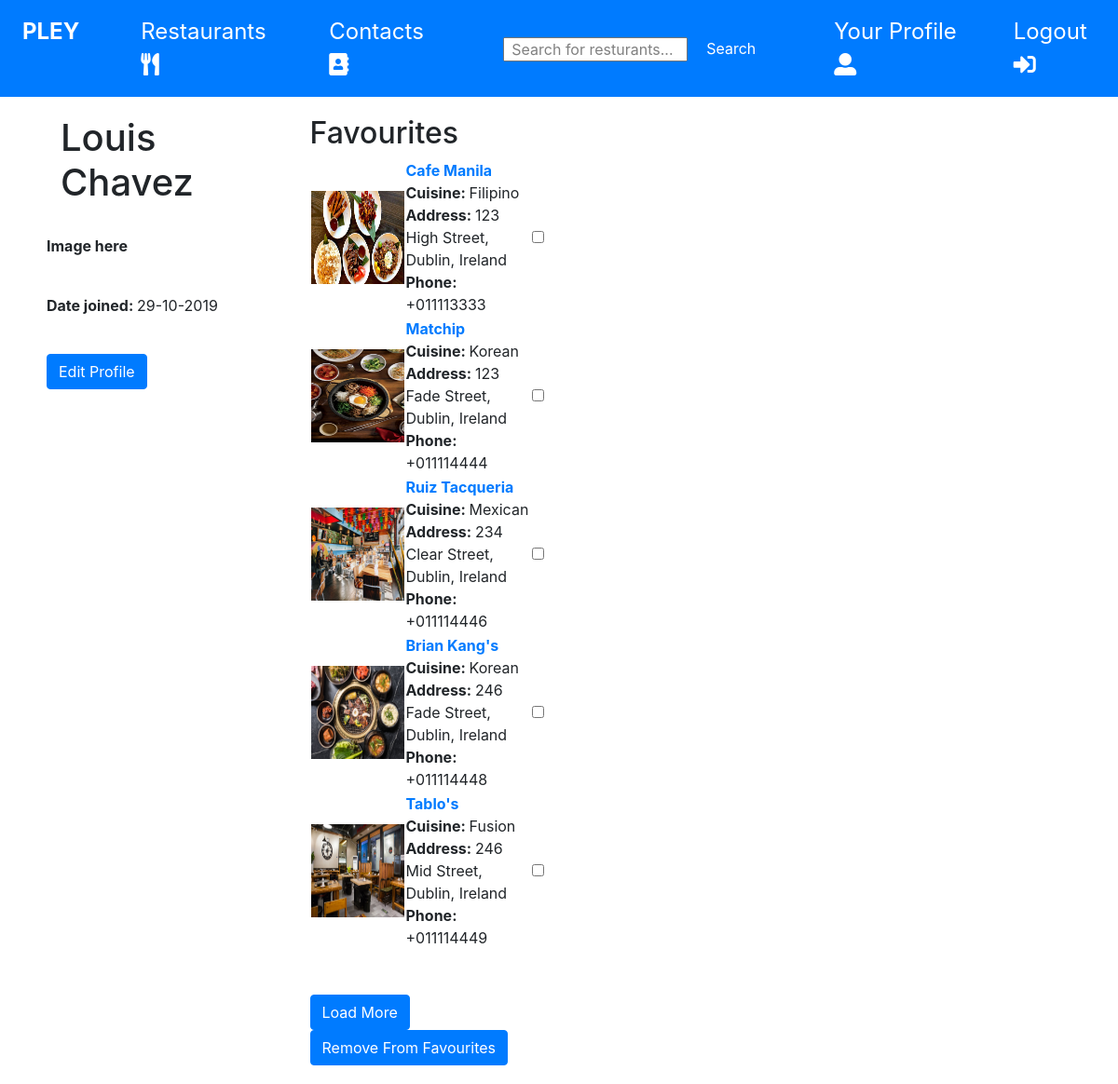
/my_favourites.php (signed in), run on the app's committed database.
### tables this page shows
CREATE TABLE `users` (
  `username` varchar(13) NOT NULL,
  `password` varchar(13) NOT NULL,
  `name` varchar(25) NOT NULL,
  `date_joined` date NOT NULL,
  `city` varchar(30) NOT NULL,
  `country` varchar(30) NOT NULL,
  `email` varchar(30) NOT NULL,
  `security_q` varchar(140) NOT NULL,
  `security_ans` varchar(140) NOT NULL,
  `user_pic` varchar(30) DEFAULT NULL
);

CREATE TABLE `favourites` (
  `restaurant_id` varchar(6) NOT NULL,
  `username` varchar(13) NOT NULL
);

CREATE TABLE `restaurant` (
  `restaurant_id` varchar(6) NOT NULL,
  `res_name` varchar(25) NOT NULL,
  `phone` varchar(13) NOT NULL,
  `address` varchar(60) NOT NULL,
  `city` varchar(25) NOT NULL,
  `country` varchar(25) NOT NULL,
  `cuisine` varchar(20) NOT NULL,
  `reservation` char(1) NOT NULL DEFAULT 'N',
  `website` varchar(30) DEFAULT NULL,
  `res_image` varchar(30) NOT NULL
);

### my_favourites.php (the view, shortened to what this page needs)
<!DOCTYPE html>
<html lang="en">
	<link rel="stylesheet" href="https://maxcdn.bootstrapcdn.com/bootstrap/4.3.1/css/bootstrap.min.css">
	<link rel="stylesheet" href="https://use.fontawesome.com/releases/v5.7.0/css/all.css">
    <link rel="stylesheet" href="restaurant.css">
</head>
<body>
<nav class="navbar navbar-expand-sm bg-primary navbar-dark">
    <ul class="navbar-nav mr-auto">
        <li class="nav-item title active">
            <a class="nav-link" href="home.php">PLEY</a>
        </li>
        <li class="nav-item tab">
            <a class="nav-link nav-tab-color" href="cat_restaurants.php">Restaurants
			<i class="fas fa-utensils nav-color"></i>
			</a>
        </li>
        <li class="nav-item tab">
            <a class="nav-link nav-tab-color" href="contacts.php">Contacts
			<i class="fas fa-address-book nav-color"></i>
			</a>
        </li>
    </ul>
    <ul class="navbar-nav mr-auto">
                <li class="nav-item tab">
                    <form id='search-main' name='search-main' action='search_restaurant.php' method='GET'>
                    <input type='text' class='navSearch' id='res_sw' name='res_sw' placeholder='Search for resturants...'>
                    <input type="submit" class="btn btn-primary searchButton" name="search_res" value="Search">
                    </form>
                </li>
            </ul>
    <ul class="navbar-nav">
        <li class="nav-item tab">
            <a class="nav-color" href="my_profile.php">Your Profile</a>
			<i class="fas fa-user-alt nav-color"></i>
        </li>
        <li class="nav-item tab">
			<a class="nav-color" href="logout.php" id="log">Logout</a>
			<i class="fas fa-sign-in-alt nav-color"></i>
        </li>
    </ul>
</nav>
<div class="container rounded-corner">
    <div class="row">
        <div class="col-sm-3">
            <article>
            <?php
                require_once "db.php";
                $username = $_SESSION['username'];
                $sql = "select * from users where username = '$username'";
                $query = mysqli_query($conn, $sql);
                if($query == TRUE)
                {
                    $row = mysqli_fetch_assoc($query);
                    $newdate = date("d-m-Y", strtotime($row['date_joined']));
                    echo "<h1>" . $row['name'] ."</h1>";
                    echo "<br>";
                    echo "<p><span style='font-weight: bold'>Image here</span></p>";
                    echo "<br>";
                    echo "<p><span style='font-weight: bold'>Date joined: </span>" . $newdate . "</p>";
                    echo "<br><a href='edit_myprofile.php'><input type='button'  class='btn btn-primary' value='Edit Profile'></input></a>";
                    echo "<br>";
                }
            ?>
            </article>
        </div>
        <div class="col-sm-3">
            <article>
                <h2>Favourites</h2>
                <div id="my_favs">
                <?php
                    $sql = "SELECT * FROM restaurant
                    join favourites USING(restaurant_id)
                    join users USING(username)
                    where restaurant.restaurant_id = favourites.restaurant_id AND favourites.username = '$username'
                    ORDER BY favourites.restaurant_id ASC LIMIT 5";
                    $query = mysqli_query($conn, $sql);
                    $num = mysqli_num_rows($query);
                    if($num > 0)
                    {
                        echo "<table>";
                        while($row = mysqli_fetch_assoc($query))
                        {
                            echo "<tr id='" . $row['restaurant_id'] . "'>";
                            echo "<td><a href='http://localhost/WebDev2/view_restaurant.php?resid=" . $row['restaurant_id'] . " '>
                            <img src='./img/" . $row['res_image'] . "' height='100' width='100'></a></td>";
                            echo "<td><a href='http://localhost/WebDev2/view_restaurant.php?resid=" . $row['restaurant_id'] . " '>
                            <span style='font-weight: bold'>" . $row['res_name'] . "</span></a>";
                            echo "<br><span style='font-weight: bold'>Cuisine: </span>" . $row['cuisine'];
                            echo "<br><span style='font-weight: bold'>Address: </span>" . $row['address'] .
                            ", " . $row['city'] . ", " . $row['country'];
                            echo "<br><span style='font-weight: bold'>Phone: </span>" . $row['phone'] . "</td>";
                            echo "<td><input type='checkbox' name='restaurant_id[]' class='remove-fav' value='" . $row['restaurant_id'] . "'></input></td>";
                            echo "</tr>";
                        }
                        echo "</table>";
                        echo "<br><br>";
                    }
                ?>
                </div>
                <?php
                    if($num >= 5)
                    {
                        echo "<input type='button' id='more_favs'  class='btn btn-primary' value='Load More'></input>";
                    }
                    if($num > 0)
                    {
                        echo "<input type='button' class='btn btn-primary' id='del_fav' value='Remove From Favourites'/>";
                    }
                ?>
            </article>
        </div>
    </div>
</div>
</body>
</html>

### restaurant.css (style rules this page uses)
li.tab { padding-left: 50px; font-size: 24px; }
li.title { font-size: 24px; font-weight: bold; }
form { padding-left: 20px; }
.tab { float: right; }
.nav-color { color: white !important; }
.nav-tab-color { color: white !important; }
h1 { padding-left: 15px; }
article { height: 100%; }
.rounded-corner { background-color: #FFFFFF; border-radius: 25px; padding: 20px; width: 100%; height: 100%; }
input.navSearch { width: 65%; height: 5%; }
input.navSearch::placeholder { color: grey; text-align: left; font-size: 16px; padding-left: 5px; }
input.navSearch[type="text"] { font-size: 16px; }

### data on the page
users: name "Louis Chavez", date_joined "29-10-2019"
favourites: restaurant.res_image (picture), restaurant.res_name "Cafe Manila", restaurant.cuisine "Filipino", restaurant.address "123 High Street", username.city "Dublin", username.country "Ireland", restaurant.phone "+011113333"
favourites: restaurant.res_image (picture), restaurant.res_name "Matchip", restaurant.cuisine "Korean", restaurant.address "123 Fade Street", username.city "Dublin", username.country "Ireland", restaurant.phone "+011114444"
favourites: restaurant.res_image (picture), restaurant.res_name "Ruiz Tacqueria", restaurant.cuisine "Mexican", restaurant.address "234 Clear Street", username.city "Dublin", username.country "Ireland", restaurant.phone "+011114446"
favourites: restaurant.res_image (picture), restaurant.res_name "Brian Kang's", restaurant.cuisine "Korean", restaurant.address "246 Fade Street", username.city "Dublin", username.country "Ireland", restaurant.phone "+011114448"
favourites: restaurant.res_image (picture), restaurant.res_name "Tablo's", restaurant.cuisine "Fusion", restaurant.address "246 Mid Street", username.city "Dublin", username.country "Ireland", restaurant.phone "+011114449"
